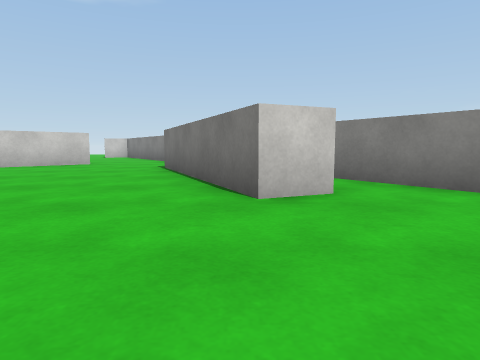
[1] (above)

17 first-person views from a walk through a scene from a Unity 3-D project. The camera is 0.55 m above the floor, tilts 6° down and sees 75° across. The floor is counted in squares, 1 m on a side. Each view is taken from the middle of a square. On the plan, view 1 faces up. The plan holds only what a view shows up to about 9 squares ahead; the rest is blank. The place goes on beyond the plan. The player is left out. Surface patterns are stand-ins for the level's own textures.

[2]
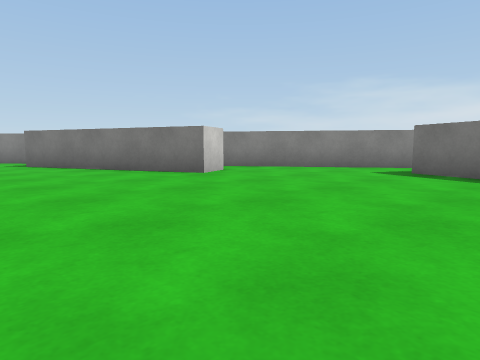

[3]
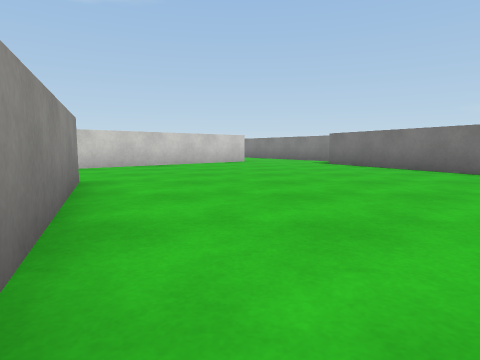

[4]
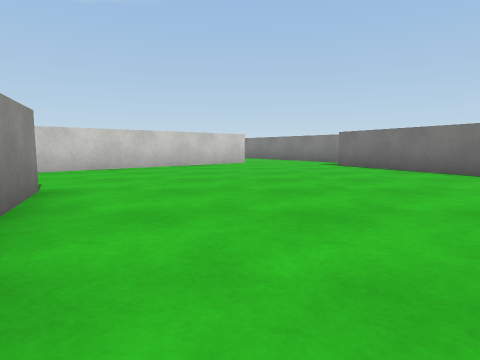

[5]
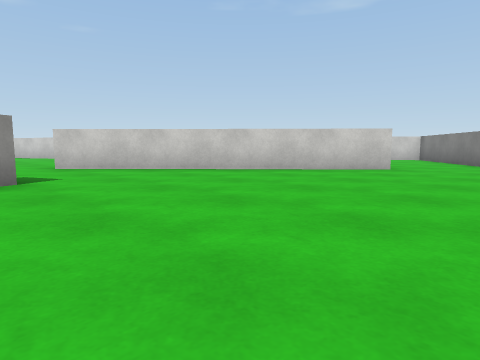

[6]
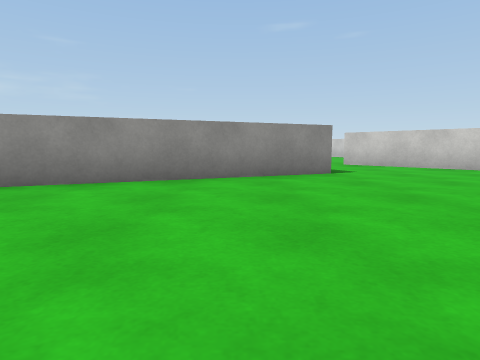

[7]
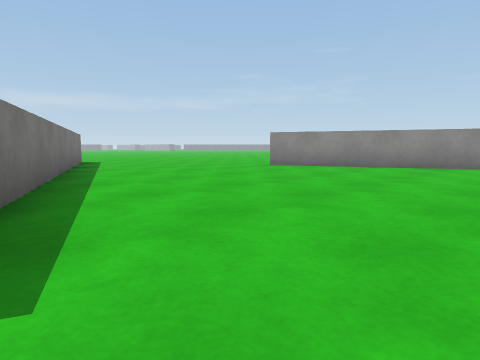

[8]
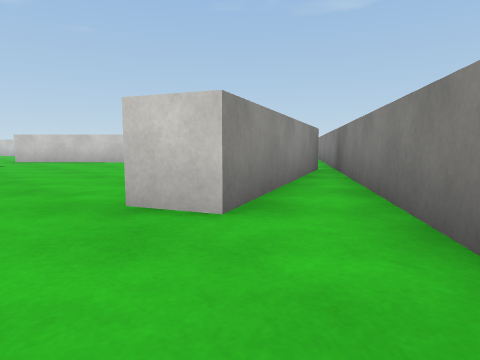

[9]
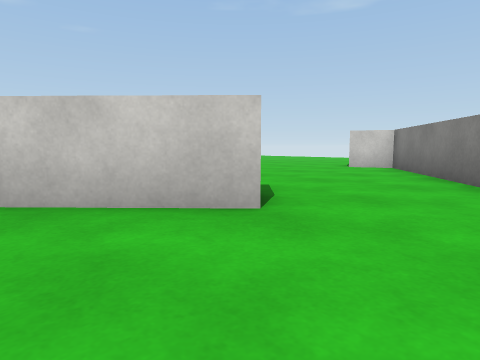

[10]
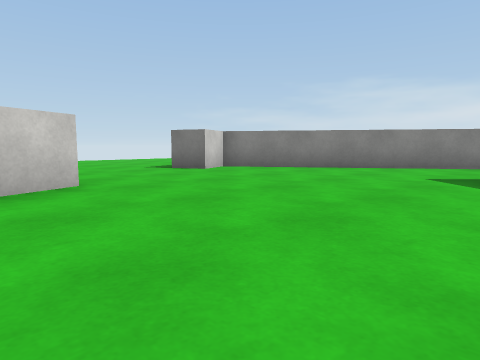

[11]
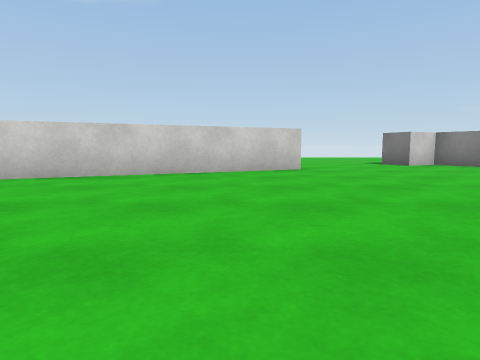

[12]
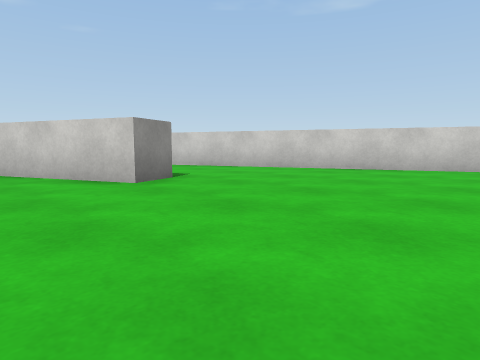

[13]
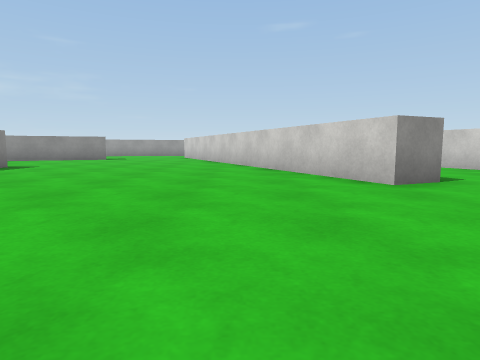

[14]
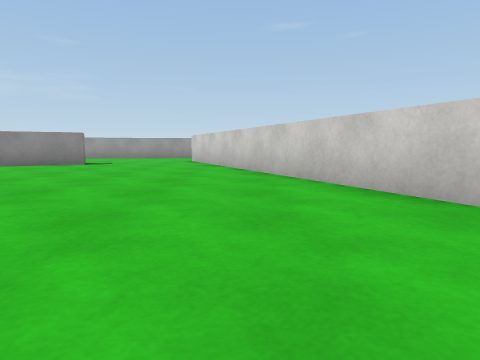

[15]
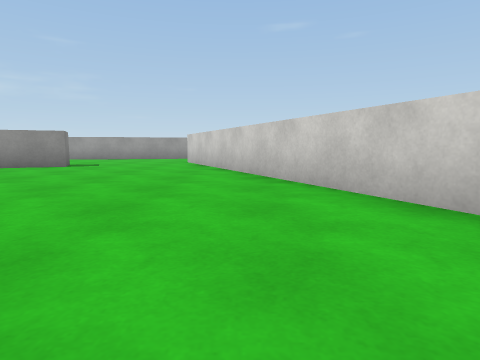

[16]
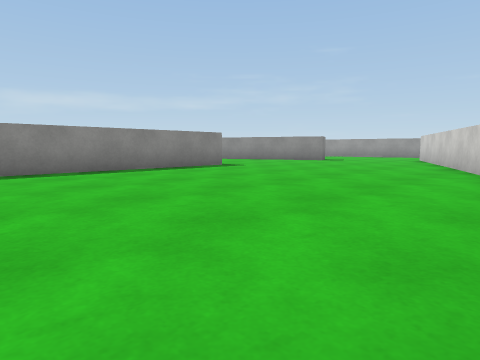

[17]
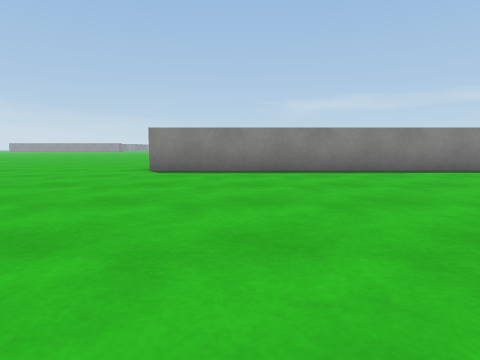

### Floor plan
Points are (right, up) in squares from view 1. A wall is a line through its corners. A room is listed if a view was taken in it or the views show most of it. See-through windows are left out.
Room 1 (views 1, 2, 3, 4, 5, 6, 7, 8, 9)
walls: (-7.6, 3) (-5.2, -2.5); (2.1, -2.5) (3.2, 0.1); (-1.1, 8.9) (1.1, 3.7) (0.2, 3.3) (-2, 8.5); (5.1, 0.6) (0.7, 6.9)
ways out: opening at (-6.4, 6.4) to room 2
Room 2 (views 10, 11, 12, 13, 14, 15, 16, 17)
walls: (-16.9, 8.2) (-16.5, 7.2) (-26, 3.1); (-10.4, 14.8) (-20.5, 10.4); (-20.6, -1.4) (-11.8, -1.3); (-4.8, 10.2) (-11, 4.2); (-25.8, -0.8) (-25.2, -2.3); (0.7, 6.9) (-6, 16.7) (-7, 16.3)
ways out: opening at (-6.4, 6.4) to room 1; opening at (-26, 1); opening at (-9, 16)

Positions as (right, up) in squares from view 1, and headings:
1: (0, 0), facing up
2: (-4, -2), facing up-right
3: (-5, -2), facing up
4: (-5, -1), facing up
5: (-2, 2), facing up-left
6: (-1, 1), facing left
7: (3, 2), facing down-left
8: (3, 2), facing up-left
9: (-3, 8), facing up-left
10: (-12, 10), facing up-right
11: (-12, 7), facing up
12: (-12, 5), facing up-left
13: (-12, 5), facing left
14: (-16, 4), facing left
15: (-17, 4), facing left
16: (-14, 6), facing down-left
17: (-14, 6), facing down
